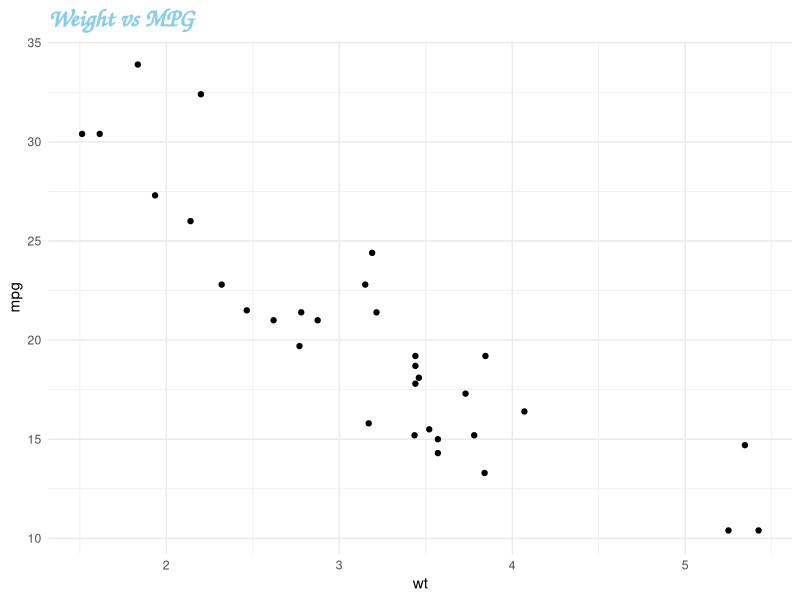

Recreate this plot in R.
## ---- chunk 1
library(tidyverse)
## ---- chunk 2
mtcars |> 
  ggplot(aes(x = wt, y = mpg)) +
  geom_point() +
  ggtitle("Weight vs MPG") +
  theme_minimal() +
  theme(plot.title = 
          element_text(family = "Comic Sans Ms",
                       color = "skyblue",
                       face = "bold.italic",
                       size = 18))
        
